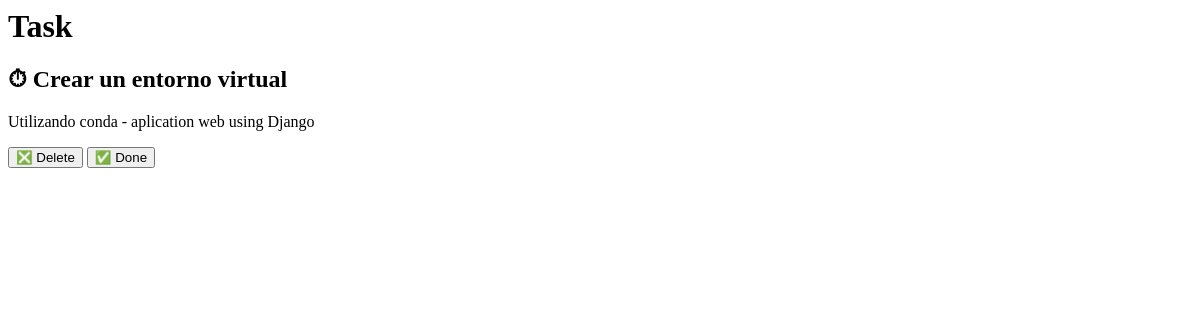
Before: /task/ with the older database file.
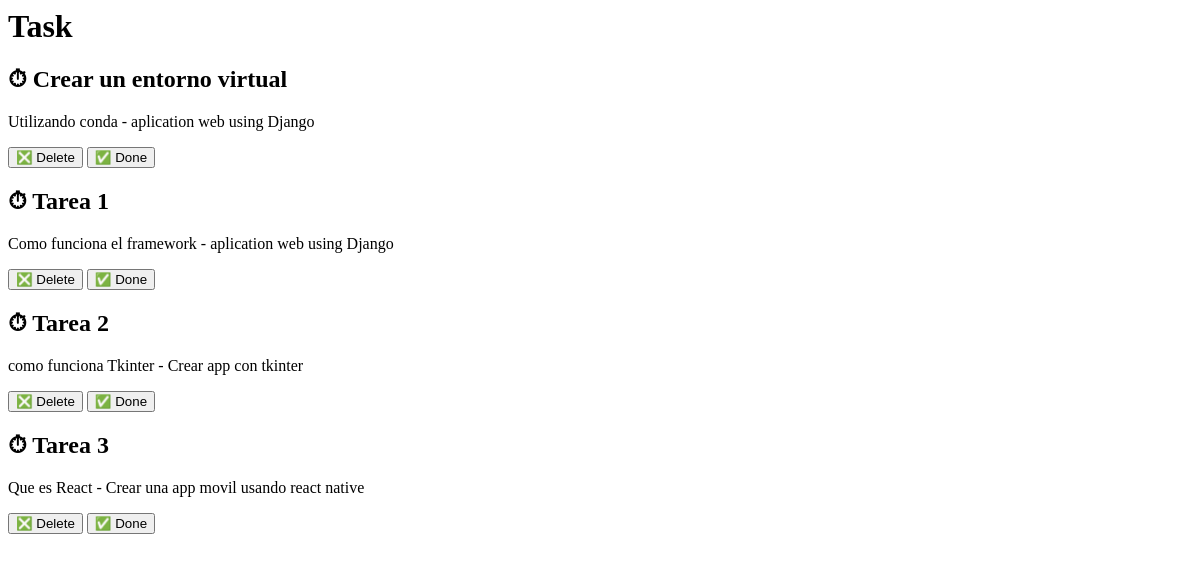
After: the same page with the newer database file.
### my_app/models.py (models this page shows, shortened)
class Task(models.Model):
    title = models.CharField(max_length=200)
    description = models.TextField()
    project = models.ForeignKey(Project, on_delete=models.CASCADE)
    done = models.BooleanField(default=False)

class Project(models.Model):
    name = models.CharField(max_length=200)

### my_app/views.py (the view)
# urls.py: path('task/', views.task ),
def task(request):
    task = Task.objects.all()
    return render(request, 'task.html', {
        'tasks': task
    })

### my_app/templates/task.html
<h1>Task</h1>
{% for task in tasks %}
<h2>{% if task.done == False %} ⏱ {% else %} ✅ {% endif %} {{task.title}}</h2>
<p>{{task.description}} - {{task.project.name}}</p>
<button>❎ Delete</button>
<button>✅ Done</button>
{% endfor%}

Changed rows visible on the page:
added Task: title "Tarea 1", description "Como funciona el framework", project.name "aplication web using Django"
added Task: title "Tarea 2", description "como funciona Tkinter", project.name "Crear app con tkinter"
added Task: title "Tarea 3", description "Que es React", project.name "Crear una app movil usando react native"
